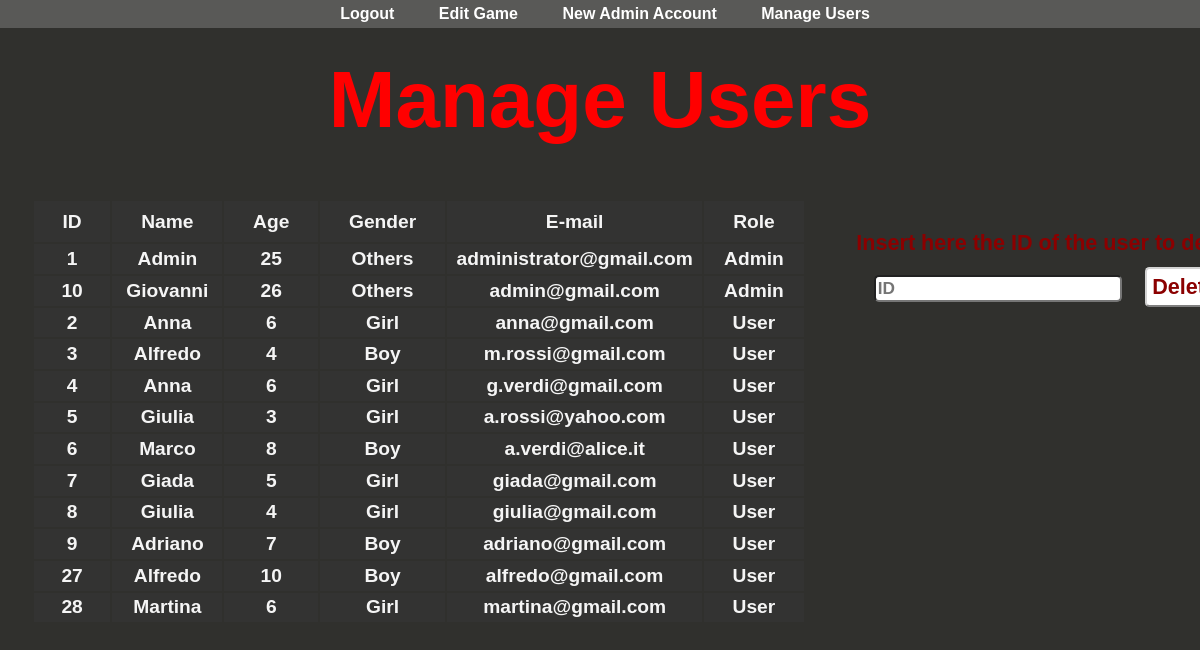
The app's page /admin/php/manageUsers.php (signed in) with its own data.
### tables this page shows
CREATE TABLE `user` (
  `userId` int(11) NOT NULL AUTO_INCREMENT,
  `name` char(20) NOT NULL,
  `age` int(10) NOT NULL,
  `gender` char(6) NOT NULL DEFAULT 'Others',
  `email` char(100) NOT NULL,
  `password` char(100) NOT NULL,
  `privilege` varchar(45) NOT NULL DEFAULT 'user',
  `profilePic` varchar(500) DEFAULT '0',
  PRIMARY KEY (`userId`),
  UNIQUE KEY `Email_UNIQUE` (`email`)
);

### php/util/dbManager.php (called while the page is built, shortened)
<?php
    require "dbConfig.php";
    $DB = new dbManager();
  class dbManager {
      private $mysqli_conn = null;
      function openConnection() {
      if (!$this->isOpen()){
        global $dbHostname;
        global $dbUsername;
        global $dbPassword;
        global $dbName;
            $this->mysqli_conn = new mysqli($dbHostname, $dbUsername, $dbPassword);
            $this->mysqli_conn->select_db($dbName) or die ('Connection to DB failed: ' . mysqli_error());
        }
      }
      function isOpen() {
      return ($this->mysqli_conn != null);
    }
    function performQuery($queryText) {
      return $this->mysqli_conn->query($queryText);
    }
  }
?>

### php/util/dbConfig.php (called while the page is built)
<?php
	$dbHostname = "localhost";
	$dbUsername = "root";
	$dbPassword = "";
	$dbName = "project";
?>

### admin/php/manageUsers.php (the view, shortened to what this page needs)
<?php
	require_once "../../php/util/dbManager.php";
	function selectAll(){
		global $DB;
		$query = 'SELECT * FROM user ORDER BY privilege ASC';
		$result = $DB->performQuery($query);
		$rows = mysqli_num_rows($result);
		if ($rows > 0) {
		    echo "<table>" . "<tr>" . "<th>ID</th>" . "<th>Name</th>" . "<th>Age</th>" . "<th>Gender</th>" . "<th>E-mail</th>" . "<th>Role</th>" . "</tr>";
		    while($row = $result->fetch_assoc()) {
		    	echo "<tr><td>" . $row["userId"] . "</td><td>" . $row["name"] . "</td><td>" . $row["age"] . "</td><td>" . $row["gender"] . "</td><td>" . $row["email"] . "</td><td>" . $row["privilege"] . "</td></tr>" ;
		    }
		    echo "</table>";
		} else {
		    echo "There are no users";
		}
	}
?>
<!DOCTYPE html>
<html lang="en">
	<head>
		<link rel="stylesheet" href="../css/manageUsers.css" type="text/css" media="screen">
	</head>
	<body>
		<header>
			<h1>Manage Users</h1>
			<aside id="navigation" class="top">
	            <nav>
	            	<a href="../../php/logout.php">Logout</a>
	            	<a href="./insertImage.php">Edit Game</a>
	            	<a href="./registerAdmin.php">New Admin Account</a>
	            	<a href="./manageUsers.php">Manage Users</a>
	            </nav>
	        </aside>
		</header>
		<div>
			<?php
				selectAll();
			?>
		</div>
		<form id="delete" name="data" method="POST" action="./deleteUser.php">
			<label for="name">Insert here the ID of the user to delete</label><br>
			<input type="text" name="deleteId" id="name" placeholder="ID">
			<input class="button" type="submit" value="Delete">
		</form>
	</body>
</html>

### admin/css/manageUsers.css (style rules this page uses)
html { font-weight: bold; background-color: #30302d; }
h1 { color: red; text-align: center; font-weight: bold; font-size: 5em; }
.top { width: 100%; padding: 5px; position: fixed; top: 0px; right: 0px; left: 0px; z-index: 10; }
#navigation { background: rgba(255, 255, 255, 0.2); font-size: 1em; font-weight: bolder; font-family: sans-serif; padding: 5px; width: 100%; position: fixed; top: 0px; right: 0px; left: 0px; overflow-x: hidden; text-align: center; }
#navigation a { color: white; text-decoration: none; padding: 5px 20px 5px 20px; }
body { font-size: 1em; font-weight: bold; font-family: sans-serif; text-align: center; }
label { font-size: 1.5em; color: darkred; text-align: center; }
input { border-radius: 5px; font-size: 1.2em; font-weight: bold; margin: 0.5em; }
.button { margin: 0.5em; font-size: 1.5em; color: darkred; background-color: white; text-decoration: none; padding: 5px; border: 0.1em outset lightgrey; border-radius: 0.2em; }
table { color: whitesmoke; text-align: right; margin-left: 2%; float: left; }
td { text-align: center; padding-left: 0.5em; padding-right: 0.5em; padding-top: 0.2em; padding-bottom: 0.2em; }
th { text-align: center; font-weight: bolder; padding-left: 1.5em; padding-right: 1.5em; padding-top: 0.5em; padding-bottom: 0.5em; }
tr { background: rgba(80, 80, 100, 0.1); }
#delete { font-size: 0.9em; position: fixed; top: 230px; right: -800px; left: 100px; float: left; }

### records on screen
user: userId "1", name "Admin", age "25", gender "Others", email "administrator@gmail.com", privilege "Admin"
user: userId "10", name "Giovanni", age "26", gender "Others", email "admin@gmail.com", privilege "Admin"
user: userId "2", name "Anna", age "6", gender "Girl", email "anna@gmail.com", privilege "User"
user: userId "3", name "Alfredo", age "4", gender "Boy", email "m.rossi@gmail.com", privilege "User"
user: userId "4", name "Anna", age "6", gender "Girl", email "g.verdi@gmail.com", privilege "User"
user: userId "5", name "Giulia", age "3", gender "Girl", email "a.rossi@yahoo.com", privilege "User"
user: userId "6", name "Marco", age "8", gender "Boy", email "a.verdi@alice.it", privilege "User"
user: userId "7", name "Giada", age "5", gender "Girl", email "giada@gmail.com", privilege "User"
user: userId "8", name "Giulia", age "4", gender "Girl", email "giulia@gmail.com", privilege "User"
user: userId "9", name "Adriano", age "7", gender "Boy", email "adriano@gmail.com", privilege "User"
user: userId "27", name "Alfredo", age "10", gender "Boy", email "alfredo@gmail.com", privilege "User"
user: userId "28", name "Martina", age "6", gender "Girl", email "martina@gmail.com", privilege "User"
